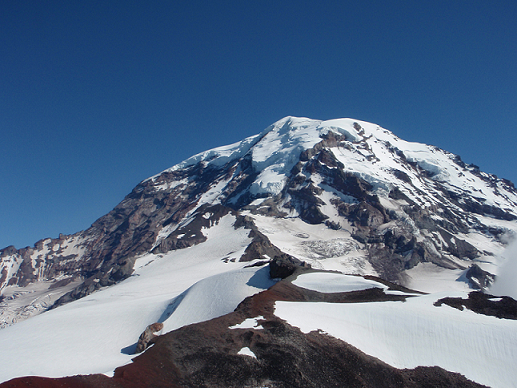
#> input picture data/Rainier6.png, 517 x 388 px, found by its file name
$ jupyter execute devoir2.ipynb   (shell and % lines are left out)
#> lines starting #> are read from the running program, lines starting #| are printed output that depends on the picture
### harris_image.py
import numpy as np
from scipy.ndimage import gaussian_filter, sobel

def describe_point(im: np.ndarray, pos: list) -> dict:
    """Crée un descripteur de caractéristique pour un point l'image
    Parameters
    ----------
    im: ndarray
        Image source
    pos: (2,) list
        Position (r,c) dans l'image qu'on souhaite décrire
    Returns
    -------
    d: dict
        Descripteur pour cet indice.
    """
    r = 2 # Rayon du voisinage

    # Descripteur
    d = dict()
    d["pos"] = pos
    d["n"] = (2*r + 1)**2*im.shape[2] # Nombre de valeurs dans le descripteur
    d["data"] = np.zeros((d["n"],), dtype=float)

    # Valeur du pixel central
    cval = im[pos[0], pos[1], :]

    # Limite du voisinage
    r0 = pos[0] - r if pos[0] - r > 0 else 0
    r1 = pos[0] + r + 1 if pos[0] + r + 1 < im.shape[0] else im.shape[0]-1
    c0 = pos[1] - r if pos[1] - r > 0 else 0
    c1 = pos[1] + r + 1 if pos[1] + r + 1 < im.shape[1] else im.shape[1]-1

    # Extraction et normalisation des valeurs
    values = (im[r0:r1, c0:c1, :].astype(float) - cval).ravel()

    # Intégration dans le descripteur
    d['data'][0:len(values)] = values

    return d

def mark_spot(im: np.ndarray, p: list, color: list = [255,0,255]) -> np.ndarray:
    """ Marque la position d'un point dans l'image.
    Parameters
    ----------
    im: ndarray
        Image à marquer
    p: (2,) list
        Position (r,c) du point
    color: (3,) list
        Couleur de la marque
    Returns
    -------
    im: ndarray
        Image marquée.
    """
    r = p[0]
    c = p[1]

    for i in range(-9,10):
        if r+i < 0 or r+i >= im.shape[0] or c+i < 0 or c+i >= im.shape[1]:
            continue # ce pixel est à l'extérieur de l'image
        im[r+i, c, 0] = color[0]
        im[r+i, c, 1] = color[1]
        im[r+i, c, 2] = color[2]
        im[r, c+i, 0] = color[0]
        im[r, c+i, 1] = color[1]
        im[r, c+i, 2] = color[2]

    return im

def mark_corners(im: np.ndarray, d: list, n: int) -> np.ndarray:
    """ Marks corners denoted by an array of descriptors.
    Parameters
    ----------
    im: ndarray
        Image à marquer
    d: list
        Coins dans l'image
    n: int
        Nombre de descripteurs à marquer
    Returns
    -------
    im: ndarray
        Image marquée
    """
    m = np.copy(im)
    for i in range(n):
        m = mark_spot(m, d[i]['pos'])
    return m

def smooth_image(im: np.ndarray, sigma: float) -> np.ndarray:
    """Lissage d'une image avec un filtre gaussien.
    Parameters
    ----------
    im: ndarray
        Image à traiter
    sigma: float
        Écart-type pour la gaussienne.
    Returns
    -------
    s: ndarray
        Image lissée
    """
    s = gaussian_filter(im, sigma)
    return s

def structure_matrix(im: np.ndarray, sigma: float) -> np.ndarray:
    """Calcul du tenseur de structure d'un image.
    Parameters
    ----------
    im: ndarray
        Image à traiter (tons de gris et normalisée entre 0 et 1).
    sigma: float
        Écart-type pour la somme pondérée
    Returns
    -------
    S: ndarray
        Tenseur de structure. 1er canal est Ix^2, 2e canal est Iy^2
        le 3e canal est IxIy
    """
    # Calcul des dérivées
    Ix = sobel(im, axis=1)
    Iy = sobel(im, axis=0)

    # Lissage des dérivées
    Ix2 = smooth_image(Ix**2, sigma)
    Iy2 = smooth_image(Iy**2, sigma)
    IxIy = smooth_image(Ix*Iy, sigma)

    # Création du tenseur de structure
    S = np.zeros((*im.shape,3))
    S[:,:,0] = Ix2
    S[:,:,1] = Iy2
    S[:,:,2] = IxIy

    return S

def cornerness_response(S: np.ndarray) -> np.ndarray:
    """Estimation du cornerness de chaque pixel avec le tenseur de structure S.
    Parameters
    ----------
    S: ndarray
        Tenseur de structure de l'image
    Returns
    -------
    R: ndarray
        Une carte de réponse de la cornerness
    """
    Sxx = S[:,:,0]
    Syy = S[:,:,1]
    Sxy = S[:,:,2]

    # Corner response
    det = (Sxx * Syy) - (Sxy**2)
    trace = Sxx + Syy
    alpha=0.06

    # On utilise la formulation det(S) - alpha * trace(S)^2, alpha = 0.06
    R = det - alpha *(trace**2)

    return R

def nms_image(im: np.ndarray, w: int) -> np.ndarray:
    """Effectue la supression des non-maximum sur l'image des feature responses.
    Parameters
    ----------
    im: ndarray
        Image 1 canal des réponses de caractéristiques (feature response)
    w: int
        Distance à inspecter pour une grande réponse
    Returns
    -------
    r: ndarray
        Image contenant seulement les maximums locaux pour un voisinage de w pixels.
    """
    r = np.copy(im)
    h, w_ = im.shape

    for i in range(h):
        for j in range(w_):
            max_val = im[i, j]  # On commence par supposer que le pixel actuel est le maximum
            for ki in range(max(0, i-w), min(i+w+1, h)):  # Parcours des voisins en hauteur
                for kj in range(max(0, j-w), min(j+w+1, w_)):  # Parcours des voisins en largeur
                    if im[ki, kj] > max_val:  # Si un voisin a une réponse supérieure
                        r[i, j] = -np.inf  # Le pixel actuel n'est pas un maximum local
                        break  # Pas besoin de chercher plus loin pour ce pixel
                if r[i, j] == -np.inf:
                    break  # Sortie anticipée si le pixel a déjà été marqué

    return r

def harris_corner_detector(im: np.ndarray, sigma: float, thresh: float, nms: int) -> np.ndarray:
    """ Détecteur de coin de Harris, et extraction des caractéristiques autour des coins.
    Parameters
    ----------
    im: ndarray
        Image à traiter (RGB).
    sigma: float
        Écart-type pour Harris.
    thresh: float
        Seuil pour le cornerness
    nms: int
        Distance maximale à considérer pour la supression des non-maximums
    Returns
    -------
    d: list
        Liste des descripteurs pour chaque coin dans l'image
    """
    img = im.mean(axis=2) # Convert to grayscale
    img = (img.astype(float) - img.min()) / (img.max() - img.min())
    # Calculate structure matrix
    S = structure_matrix(img, sigma)

    # Estimate cornerness
    R = cornerness_response(S)

    # Run NMS on the responses
    Rnms = nms_image(R, nms)

    corner_coordinates = np.where(Rnms > thresh)
    corner_coordinates = list(zip(corner_coordinates[0], corner_coordinates[1]))

    d = []
    for c in corner_coordinates:
        d.append(describe_point(im, c))

    return d

def detect_and_draw_corners(im: np.ndarray, sigma: float, thresh: float, nms: int) -> np.ndarray:
    """ Trouve et dessine les coins d'une image
    Parameters
    ----------
    im: ndarray
        L'image à traiter (RGB).
    sigma: float
        Écart-type pour Harris.
    thresh: float
        Seuil pour le cornerness.
    nms: int
        Distance maximale à considérer pour la supression des non-maximums
    Returns
    m: ndarray
        Image marqué avec les coins détectés
    """
    d = harris_corner_detector(im, sigma, thresh, nms)
    m = mark_corners(im, d, len(d))
    return m

### panorama_image.py
from harris_image import harris_corner_detector, mark_corners
import numpy as np
from numpy.linalg import det

def make_translation_homography(dr: float, dc: float) -> np.ndarray:
    """Create a translation homography
    Parameters
    ----------
    dr: float
        Translation along the row axis
    dc: float
        Translation along the column axis
    Returns
    -------
    H: np.ndarray
        Homography as a 3x3 matrix
    """
    H = np.zeros((3,3))
    H[0,0] = 1
    H[1,1] = 1
    H[2,2] = 1
    H[0,2] = dr # Row translation
    H[1,2] = dc # Col translation

# [18 lines left out: function match_compare, not called in this run]

def both_images(a: np.ndarray, b: np.ndarray) -> np.ndarray:
    """ Place two images side by side on canvas, for drawing matching pixels.
    Parameters
    ----------
    a,b: ndarray
        Images to place
    Returns
    -------
    c: ndarray
        image with both a and b side-by-side.
    """
    width = a.shape[1] + b.shape[1]
    height = a.shape[0] if a.shape[0] > b.shape[0] else b.shape[0]
    channel = a.shape[2] if a.shape[2] > b.shape[2] else b.shape[2]

    both = np.zeros((height,width,channel), dtype=a.dtype)
    both[0:a.shape[0], 0:a.shape[1],0:a.shape[2]] = a
    both[0:b.shape[0], a.shape[1]:a.shape[1]+b.shape[1],0:b.shape[2]] = b

    return both

def draw_matches(a: np.ndarray, b: np.ndarray, matches: list, inliers: int) -> np.ndarray:
    """Draws lines between matching pixels in two images.
    Parameters
    ----------
    a, b: ndarray
        two images that have matches.
    matches: list
        array of matches between a and b.
    inliers: int
        number of inliers at beginning of matches, drawn in green.
    Returns
    -------
    c: ndarray
        image with matches drawn between a and b on same canvas.
    """
    both = both_images(a, b)
    n = len(matches)
    for i in range(n):
        r1 = matches[i]['p'][0] # Coordonnée y du point p
        r2 = matches[i]['q'][0] # Coordonnée y du point q
        c1 = matches[i]['p'][1] # Coordonnée x du point p
        c2 = matches[i]['q'][1] # Coordonnée x du point q
        for c in range(c1, c2 + a.shape[1]):
            r = int((c-c1)/(c2 + a.shape[1] - c1)*(r2 - r1) + r1)
            both[r, c, 0] = (0 if i<inliers else 255)
            both[r, c, 1] = (255 if i<inliers else 0)
            both[r, c, 2] = 0
    return both

def draw_inliers(a: np.ndarray, b: np.ndarray, H: np.ndarray, matches: list, thresh: float) -> np.ndarray:
    """ Draw the matches with inliers in green between two images.
    Parameters
    ----------
    a, b: ndarray
        two images to match.
    H: ndarray
        Homography matrix
    matches: list
        array of matches between a and b
    thresh: float
        Threshold to define inliers
    Returns
    -------
    lines: ndarray
        Modified images with inliers
    """
    n_inliers, new_matches = model_inliers(H, matches, thresh)
    lines = draw_matches(a, b, new_matches, n_inliers)
    return lines


def find_and_draw_matches(a: np.ndarray, b: np.ndarray, sigma: float=2, thresh: float=3, nms: int=3) -> np.ndarray:
    """ Find corners, match them, and draw them between two images.
    Parameters
    ----------
    a, b: np.ndarray
         images to match.
    sigma: float
        gaussian for harris corner detector. Typical: 2
    thresh: float
        threshold for corner/no corner. Typical: 1-5
    nms: int
        window to perform nms on. Typical: 3
    Returns
    -------
    lines: np.ndarray
        Images with inliers
    """
    ad = harris_corner_detector(a, sigma, thresh, nms)
    bd = harris_corner_detector(b, sigma, thresh, nms)
    m = match_descriptors(ad, bd)

    a = mark_corners(a, ad, len(ad))
    b = mark_corners(b, bd, len(bd))
    lines = draw_matches(a, b, m, 0)

    return lines

def l1_distance(a: np.ndarray, b: np.ndarray) -> float:
    """Calculates L1 distance between to floating point arrays.
    Parameters
    ----------
    a, b: list or np.ndarray
        arrays to compare.
    Returns
    -------
    l1: float
        l1 distance between arrays (sum of absolute differences).
    """
    return np.sum(np.abs(a - b))


def match_descriptors(a: list, b: list) -> list:
    """Finds best matches between descriptors of two images.
    Parameters
    ----------
    a, b: list
        array of descriptors for pixels in two images.
    Returns
    -------
    matches: list
        best matches found. each descriptor in a should match with at most
        one other descriptor in b.
    """
    an = len(a)
    bn = len(b)
    matches = []
    for j in range(an):

        # record ai as the index in a and bi as the index in b.
        min_distance = float('inf')
        bind = 0
        for i in range(bn):
            distance = l1_distance(a[j]["data"], b[i]["data"])
            if distance < min_distance:
                min_distance = distance
                bind = i

        matches.append({})
        matches[j]['ai'] = j
        matches[j]['bi'] = bind
        matches[j]['p'] = a[j]['pos']
        matches[j]['q'] = b[bind]['pos']
        matches[j]['distance'] = min_distance

    # Sorting matches based on distance to bring the best matches to the front
    matches.sort(key=lambda x: x['distance']) # Or use match_compare function

    # Ensure matches are one-to-one
    seen_b_indices = set()
    filtered_matches = []
    for match in matches:
        if match['bi'] not in seen_b_indices:
            filtered_matches.append(match)
            seen_b_indices.add(match['bi'])

    # print(filtered_matches)
    return filtered_matches

def project_point(H, p):
    """ Apply a projective transformation to a point.
    Parameters
    ----------
    H: np.ndarray
        homography to project point, of shape 3x3
    p: list
        point to project.
    Returns
    -------
    q: list
        point projected using the homography.
    """
    c = np.zeros((3, 1))

    # Convert point p to homogeneous coordinates
    p_homogeneous = np.array([p[0], p[1], 1])

    # Apply homography H to p
    c = H @ p_homogeneous

    # Convert back to Cartesian coordinates by dividing by the third component
    q = [c[0] / c[2], c[1] / c[2]]

    return q

def point_distance(p, q):
    """Calculate L2 distance between two points.
    Parameters
    ----------
    p, q: list
        Points.
    Returns
    -------
    l2: float
        L2 distance between them.
    """
    l2 = np.sqrt((p[0]-q[0])**2 + (p[1]-q[1])**2)
    return l2

def model_inliers(H: np.ndarray, matches: list, inlier_thresh: float) -> tuple:
    """Count number of inliers in a set of matches. Should also bring inliers to the front of the array.
    Parameters
    ----------
    H: np.ndarray
        homography between coordinate systems.
    matches: list
        matches to compute inlier/outlier.
    thresh: float
        threshold to be an inlier.
    Returns
    -------
    count: int
        number of inliers whose projected point falls within thresh of their match in the other image.
    matches: list
        Should also rearrange matches so that the inliers are first in the array. For drawing.
    """
    inliers = []
    outliers = []
    for match in matches:
        # Extract point p from match and convert to homogeneous coordinates (x, y, 1)
        p = np.array([match['p'][0], match['p'][1], 1])
        q = np.array(match['q'])  # Point q in the match

        # Project p using the homography H
        p_proj = project_point(H, p)

        # Calculate L2 distance between projected point and q
        l2_distance = point_distance(p_proj, q[:2])
        # Check if the match is an inlier based on the threshold
        if l2_distance < inlier_thresh:
            inliers.append(match)
        else:
            outliers.append(match)

    # Count of inliers
    count = len(inliers)

    # Rearrange matches so inliers are at the beginning
    new_matches = inliers + outliers

    return (count, new_matches)

def randomize_matches(matches: list) -> list:
    """ Randomly shuffle matches for RANSAC.
    Parameters
    ----------
    matches: list
        matches to shuffle in place
    Returns
    -------
    shuffled_matches: list
        Shuffled matches
    """
    for i in range(len(matches) - 1, 1, -1):
        j = np.random.randint(0, i)
        matches[i], matches[j] = matches[j], matches[i]
    return matches

def compute_homography(matches: list, n: int) -> np.ndarray:
    """Computes homography between two images given matching pixels.
    Parameters
    ----------
    matches: list
        matching points between images.
    n: int
        number of matches to use in calculating homography.
    Returns
    -------
    H: np.ndarray
        matrix representing homography H that maps image a to image b.
    """
    assert n >= 4, "Underdetermined, use n>=4"

    M = np.zeros((n*2,8))
    b = np.zeros((n*2,1))

    for i in range(n):
        mx = float(matches[i]['p'][0])
        my = float(matches[i]['p'][1])
        nx = float(matches[i]['q'][0])
        ny = float(matches[i]['q'][1])
        # Fill in the matrices M and b.
        M[2*i] = [mx,  my, 1, 0, 0, 0, -mx*nx, -my*nx]
        M[2*i + 1] = [0, 0, 0, mx,  my, 1, -mx*nx, -my*nx]
        b[2*i] = nx
        b[2*i + 1] = ny

    # Solve the linear system
    if M.shape[0] == M.shape[1] and det(M) != 0 : # TODO Check why it dosent work without 'and det(M) != 0'
        a = np.linalg.solve(M, b)
    else: # Over-determined, using least-squared
        a = np.linalg.lstsq(M,b,rcond=None)
        a = a[0]
    # If a solution can't be found, return empty matrix;
    if a is None:
        return None

    # Fill in the homography H based on the result in a.
    H = np.array([
        [a[0][0], a[1][0], a[2][0]],
        [a[3][0], a[4][0], a[5][0]],
        [a[6][0], a[7][0], 1]
    ])

    return H

def RANSAC(matches: list, thresh: float, k: int, cutoff: int):
    """Perform RANdom SAmple Consensus to calculate homography for noisy matches.
    Parameters
    ----------
    matches: list
        set of matches.
    thresh: float
        inlier/outlier distance threshold.
    k: int
        number of iterations to run.
    cutoff: int
        inlier cutoff to exit early.
    Returns
    -------
    Hb: np.ndarray
        matrix representing most common homography between matches.
    """
    best = 0
    Hb = make_translation_homography(0, 256) # Initial condition
    for k in range(k): # for k iterations:
        suffle = randomize_matches(matches) # shuffle the matches
        H = compute_homography(suffle, 10) # compute a homography with a few matches (how many??)
        inlier_count, _ = model_inliers(H, matches, thresh)
        if inlier_count > best: # if new homography is better than old (how can you tell?):
            best = inlier_count # remember it and how good it is
            Hb = H  # compute updated homography using all inliers

            if inlier_count > cutoff: # if it's better than the cutoff:
                break   # return it immediately

    return Hb  # if we get to the end return the best homography

# [101 lines left out: functions combine_images, panorama_image, not called in this run]

### devoir2.ipynb
# TP2 INF889G - Vision par ordinateur H24

Autheurs

- François Huppé-Marcoux (HUPF10049509)

- Guillaume Carignan (CARG29099504)

Github link : https://github.com/FrancoisHUP/TP2_INF889G/

## Setup

Ces ligne serve au developpement dans une notebook pour actualiser les imports de librairie.

[cell 1]
# Load and enable the autoreload extension

Télécharger les images

[cell 2]
# Pull data from github
import os
import requests

urls = [
  'https://raw.githubusercontent.com/FrancoisHUP/TP2_INF889G/main/data/Rainier1.png',
  'https://raw.githubusercontent.com/FrancoisHUP/TP2_INF889G/main/data/Rainier2.png',
  'https://raw.githubusercontent.com/FrancoisHUP/TP2_INF889G/main/data/Rainier3.png',
  'https://raw.githubusercontent.com/FrancoisHUP/TP2_INF889G/main/data/Rainier4.png',
  'https://raw.githubusercontent.com/FrancoisHUP/TP2_INF889G/main/data/Rainier5.png',
  'https://raw.githubusercontent.com/FrancoisHUP/TP2_INF889G/main/data/Rainier6.png',
]

# create data rep
if not os.path.exists('data'):
    os.makedirs('data')

# download images
for url in urls:
  r = requests.get(url)
  filename = url.split('/')[-1]
  with open('data/' + filename, 'wb') as f:
      f.write(r.content)

[cell 3]
# plot image
import matplotlib.pyplot as plt
from PIL import Image

im=Image.open('data/Rainier1.png')
#> im is the input picture: PIL image 517x388 RGBA; mean R, G, B, A 88.8, 109.3, 135.7, 255
plt.imshow(im)
plt.show()

## Panorama

### Detection des coins de harris

#### Installation

Installer Cv2

[cell 4]
# Instal CV2

Importer l'image

[cell 5]
# Import img
import cv2
import numpy as np
import matplotlib.pyplot as plt

# Load your image (Change 'image_path.jpg' to your image file)
image = cv2.imread('data/Rainier1.png')

# Convert BGR image to RGB for correct color plotting
img_rgb = cv2.cvtColor(image, cv2.COLOR_BGR2RGB)

gray = cv2.cvtColor(image, cv2.COLOR_BGR2GRAY)
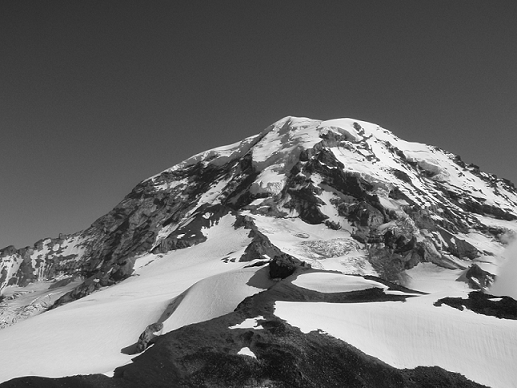
#> gray: shape (388, 517); min 0, max 255, mean 106.2
gray = np.float32(gray)

#### Implémentation

Voici la démarche pour implémenter le  [détecteur de Harris](https://bmva-archive.org.uk/bmvc/1988/avc-88-023.pdf).

1. Calcule du tenseur de structure

Calcul du tenseur de structure d'une image. Ce tenseur est une représentation
de la structure locale de l'image en termes de gradients. Pour le calculer, on
calcule les dérivées en x et y avec le filtre de Sobel. Ensuite, on applique un
filtre gaussien pour adoucir les contours. La formule à appliquer est la suivante :

$$ E(u, v) = \sum_{x,y} w(x, y) \left[ I(x + u, y + v) - I(x, y) \right]^2 $$

[cell 6]
from harris_image import structure_matrix

S = structure_matrix(gray, 3)
#> in structure_matrix, `Ix = sobel(im, axis=1)`:
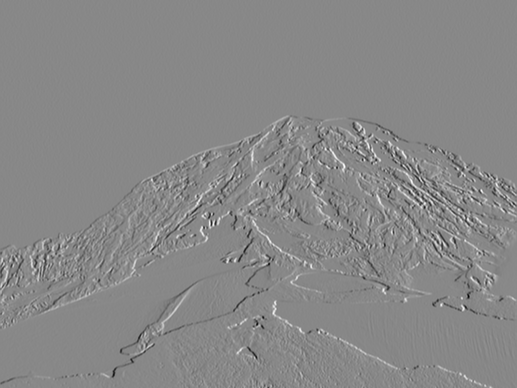
#> Ix: shape (388, 517) float32; min -833, max 728, mean 0.3; drawn with min black and max white
#> in structure_matrix, `Iy = sobel(im, axis=0)`:
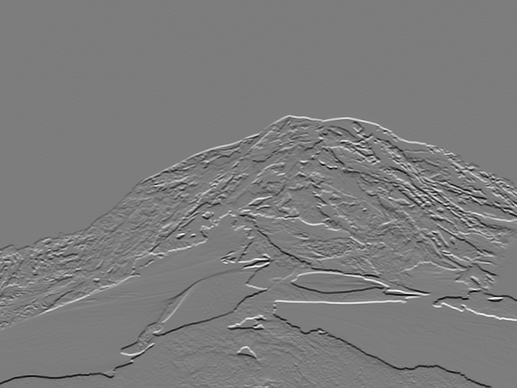
#> Iy: shape (388, 517) float32; min -901, max 939, mean -0.1; drawn with min black and max white
#> in smooth_image, `s = gaussian_filter(im, sigma)`:
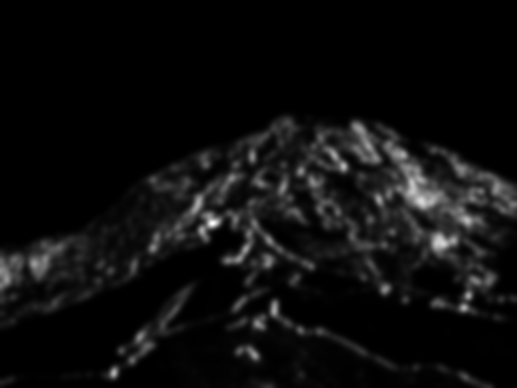
#> s: shape (388, 517) float32; min 9, max 102285.9, mean 5705.3; drawn with min black and max white
#> in smooth_image, `s = gaussian_filter(im, sigma)`:
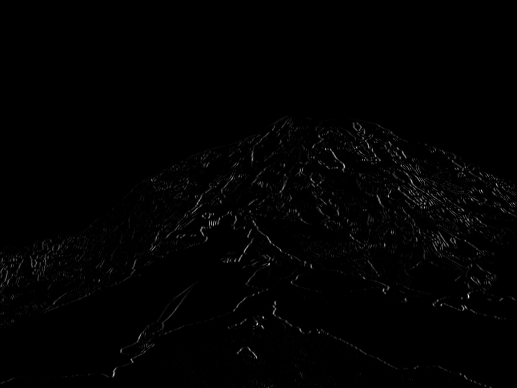
#> im: shape (388, 517) float32; min 0, max 693889, mean 5705.3; drawn with min black and max white
#> call 2 of smooth_image, with sigma = 3
#> in smooth_image (call 2), `s = gaussian_filter(im, sigma)`:
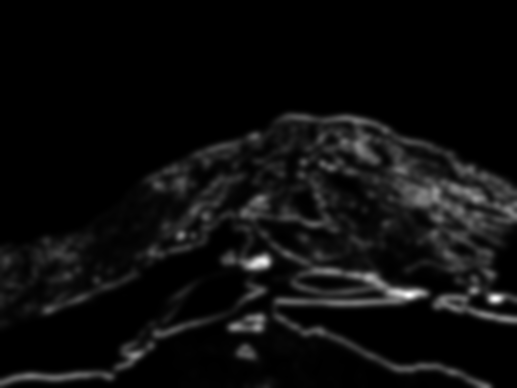
#> s: shape (388, 517) float32; min 7.66, max 263056.4, mean 14139; drawn with min black and max white
#> (the rest of the program and of its run is left out)
